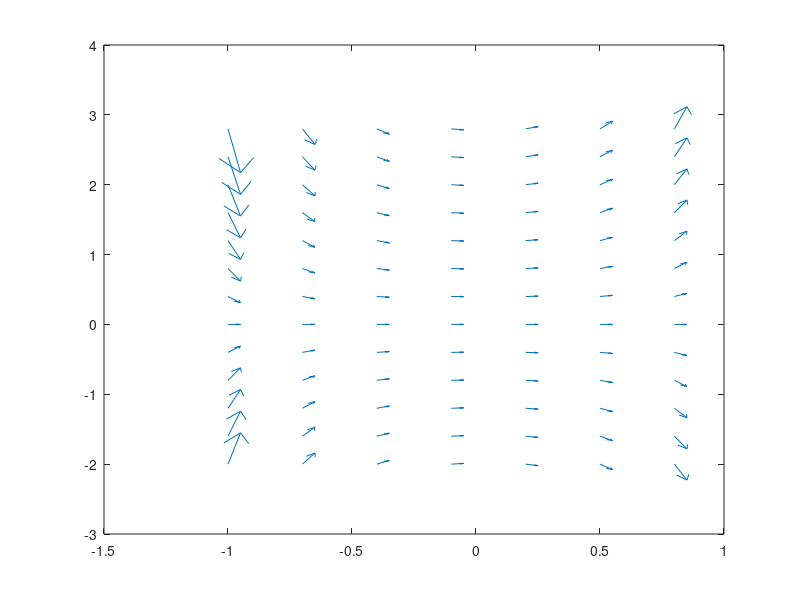

Here is the MATLAB script that generated this plot: (Note: this script raises an error after producing the figure.)
%   Sergio Alvare Pelaez septiembre 2013

%   Dibujar el campo de pendientes y a funcion y(t)
%   "Mezcla de calculo numerico y simbolico"

%  A PARTIR DE EDOejercicio1.m:

clear all
close all
clc

f=@(t,y) -t.*y+t.*exp(t.^2)*2.*y;
t=-1:0.3:1;
y=-2:0.4:3;
nt=length(t);
ny=length(y);
[t,y]=ndgrid(t,y);
dt=ones(nt,ny);
dy=f(t,y);
quiver(t,y,dt,dy)

clear all

y=dsolve('Dy=-t*y+t*exp(t^2)*2*y','y(0)=2')
fy=matlabFunction(y);
hold on
t=-1:0.3:1;
plot(t,fy(t))